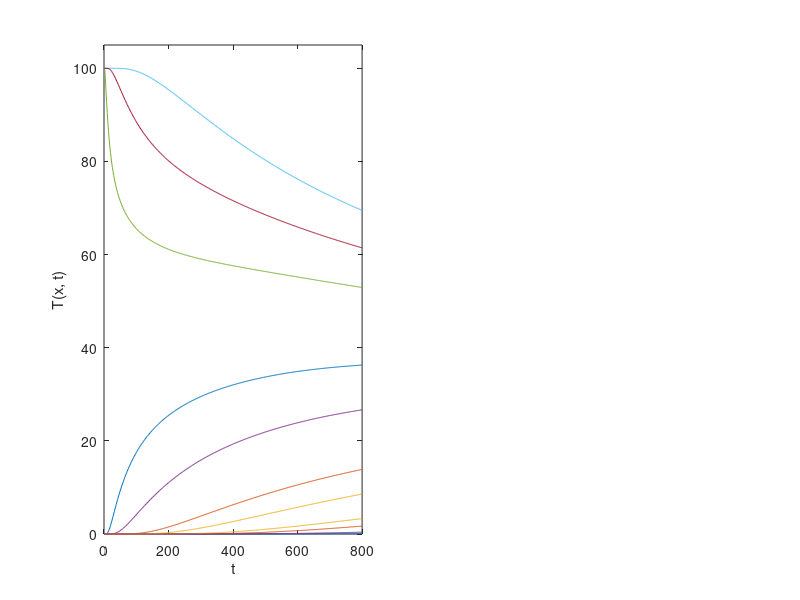

MATLAB code to generate this figure: (Note: this script raises an error after producing the figure.)
%Derek Halden
%Problem 4 code
L=1; tmax=800;
D= 10^-5
Mx= 83;
Mt= 401;

Tinit = 0*ones(Mx,1)
for i = 1:Mx
    if (((i/85) < 3/8) || ((i/85) > 5/8))
        Tinit(i)= 0;
    else 
        Tinit(i) = 100;
    end
end
T0 = 0;
TL = 0;

dt = tmax/(Mt-1);
dx = L/(Mx+1);

tspan = 0:dt:tmax;
xspan = 0:dx:L;

gamma = D*dt/dx^2;

if Mx ~= 1
    A= (1-2*gamma)*diag(ones(1,Mx))...
        + gamma*diag(ones(1,Mx-1),1)...
        + gamma*diag(ones(1,Mx-1),-1);
end
Bu = gamma*[T0; zeros(Mx-2,1); TL];

T = zeros(Mx,Mt);
T(:,1) = Tinit;
for i=1:Mt-1
    T(:,i+1) = A*T(:,i) + Bu;
end;
T= [T0*ones(1,Mt); T; TL*ones(1, Mt)];

Nplot= 10;

figure(1); clf;
subplot(1,2,1)
    kx = 2:floor(Mx/Nplot):Mx;
    plot(tspan, T(kx, :));
    set(gca, 'ylim', [0, 1.05]*max([T0, TL, Tinit']))
    xlabel('t'), ylabel('T(x, t)')
    legtext = [ones(length(kx), 1)*'x=',num2str(xspan(kx)')];
    legend(legtext,1)
    grid
    
subplot(1,2,2)
    kt = 1:floor(Mt/Nplot):Mt;
    plot(xspan, T(:, kt)','.-');
    set(gca, 'ylim', [0, 1.05]*max([T0, TL, Tinit']))
    xlabel('x'), ylabel('T(x, t)')
    legtext = [ones(length(kt), 1)*'t=',num2str(tspan(kt)')];
    legend(legtext,1)
    grid